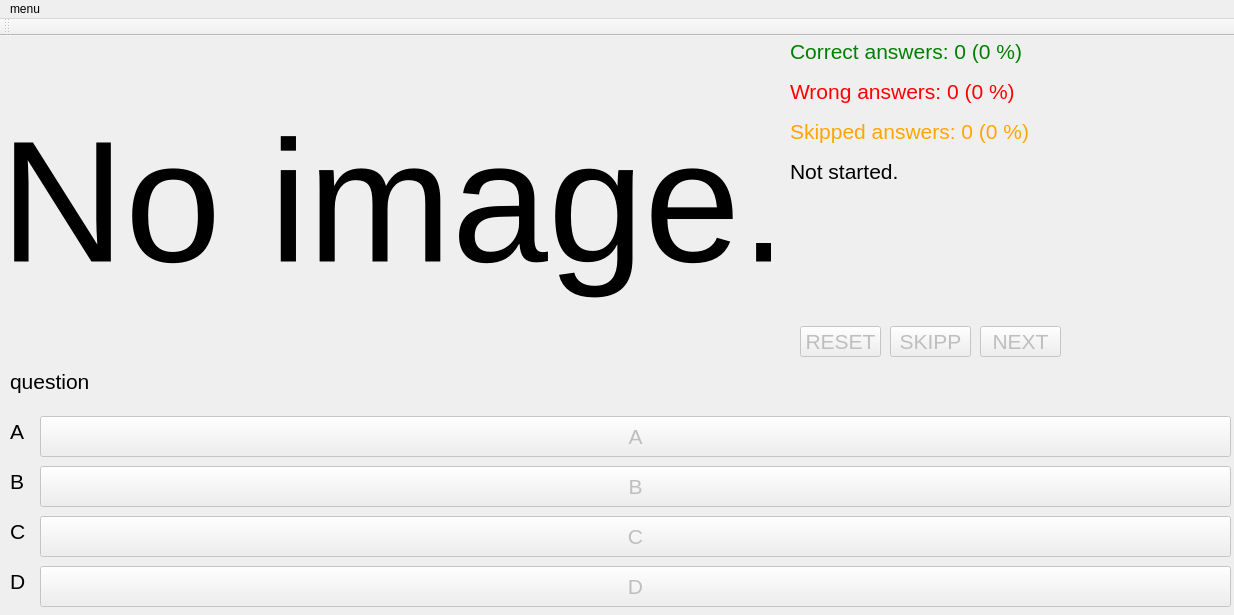
<?xml version="1.0" encoding="UTF-8"?>
<ui version="4.0">
 <class>MainWindow</class>
 <widget class="QMainWindow" name="MainWindow">
  <property name="geometry">
   <rect>
    <x>0</x>
    <y>0</y>
    <width>1234</width>
    <height>615</height>
   </rect>
  </property>
  <property name="windowTitle">
   <string>Quizzes 1.0</string>
  </property>
  <property name="styleSheet">
   <string notr="true"/>
  </property>
  <widget class="QWidget" name="centralWidget">
   <widget class="QLabel" name="correctAnswersLabel">
    <property name="geometry">
     <rect>
      <x>790</x>
      <y>0</y>
      <width>441</width>
      <height>31</height>
     </rect>
    </property>
    <property name="font">
     <font>
      <pointsize>16</pointsize>
     </font>
    </property>
    <property name="styleSheet">
     <string notr="true">color: green;</string>
    </property>
    <property name="text">
     <string>Correct answers: 0 (0 %)</string>
    </property>
   </widget>
   <widget class="QLabel" name="wrongAnswersLabel">
    <property name="geometry">
     <rect>
      <x>790</x>
      <y>40</y>
      <width>441</width>
      <height>31</height>
     </rect>
    </property>
    <property name="font">
     <font>
      <pointsize>16</pointsize>
     </font>
    </property>
    <property name="styleSheet">
     <string notr="true">color: red;</string>
    </property>
    <property name="text">
     <string>Wrong answers: 0 (0 %)</string>
    </property>
   </widget>
   <widget class="QLabel" name="skippedAnswersLabel">
    <property name="geometry">
     <rect>
      <x>790</x>
      <y>80</y>
      <width>441</width>
      <height>31</height>
     </rect>
    </property>
    <property name="font">
     <font>
      <pointsize>16</pointsize>
     </font>
    </property>
    <property name="styleSheet">
     <string notr="true">color: orange;</string>
    </property>
    <property name="text">
     <string>Skipped answers: 0 (0 %)</string>
    </property>
   </widget>
   <widget class="QPushButton" name="answerAButton">
    <property name="enabled">
     <bool>false</bool>
    </property>
    <property name="geometry">
     <rect>
      <x>40</x>
      <y>380</y>
      <width>1191</width>
      <height>41</height>
     </rect>
    </property>
    <property name="font">
     <font>
      <pointsize>16</pointsize>
     </font>
    </property>
    <property name="text">
     <string>A</string>
    </property>
   </widget>
   <widget class="QLabel" name="questionLabel">
    <property name="geometry">
     <rect>
      <x>10</x>
      <y>330</y>
      <width>1211</width>
      <height>31</height>
     </rect>
    </property>
    <property name="font">
     <font>
      <pointsize>16</pointsize>
     </font>
    </property>
    <property name="text">
     <string>question</string>
    </property>
   </widget>
   <widget class="QPushButton" name="answerBButton">
    <property name="enabled">
     <bool>false</bool>
    </property>
    <property name="geometry">
     <rect>
      <x>40</x>
      <y>430</y>
      <width>1191</width>
      <height>41</height>
     </rect>
    </property>
    <property name="font">
     <font>
      <pointsize>16</pointsize>
     </font>
    </property>
    <property name="text">
     <string>B</string>
    </property>
   </widget>
   <widget class="QPushButton" name="answerCButton">
    <property name="enabled">
     <bool>false</bool>
    </property>
    <property name="geometry">
     <rect>
      <x>40</x>
      <y>480</y>
      <width>1191</width>
      <height>41</height>
     </rect>
    </property>
    <property name="font">
     <font>
      <pointsize>16</pointsize>
     </font>
    </property>
    <property name="text">
     <string>C</string>
    </property>
   </widget>
   <widget class="QPushButton" name="answerDButton">
    <property name="enabled">
     <bool>false</bool>
    </property>
    <property name="geometry">
     <rect>
      <x>40</x>
      <y>530</y>
      <width>1191</width>
      <height>41</height>
     </rect>
    </property>
    <property name="font">
     <font>
      <pointsize>16</pointsize>
     </font>
    </property>
    <property name="text">
     <string>D</string>
    </property>
   </widget>
   <widget class="QPushButton" name="resetButton">
    <property name="enabled">
     <bool>false</bool>
    </property>
    <property name="geometry">
     <rect>
      <x>800</x>
      <y>290</y>
      <width>81</width>
      <height>31</height>
     </rect>
    </property>
    <property name="font">
     <font>
      <pointsize>16</pointsize>
     </font>
    </property>
    <property name="text">
     <string>RESET</string>
    </property>
   </widget>
   <widget class="QPushButton" name="skippButton">
    <property name="enabled">
     <bool>false</bool>
    </property>
    <property name="geometry">
     <rect>
      <x>890</x>
      <y>290</y>
      <width>81</width>
      <height>31</height>
     </rect>
    </property>
    <property name="font">
     <font>
      <pointsize>16</pointsize>
     </font>
    </property>
    <property name="text">
     <string>SKIPP</string>
    </property>
   </widget>
   <widget class="QPushButton" name="nextButton">
    <property name="enabled">
     <bool>false</bool>
    </property>
    <property name="geometry">
     <rect>
      <x>980</x>
      <y>290</y>
      <width>81</width>
      <height>31</height>
     </rect>
    </property>
    <property name="font">
     <font>
      <pointsize>16</pointsize>
     </font>
    </property>
    <property name="text">
     <string>NEXT</string>
    </property>
   </widget>
   <widget class="QLabel" name="statusLabel">
    <property name="geometry">
     <rect>
      <x>790</x>
      <y>120</y>
      <width>241</width>
      <height>31</height>
     </rect>
    </property>
    <property name="font">
     <font>
      <pointsize>16</pointsize>
     </font>
    </property>
    <property name="styleSheet">
     <string notr="true"/>
    </property>
    <property name="text">
     <string>Not started.</string>
    </property>
   </widget>
   <widget class="QLabel" name="pictureLabel">
    <property name="geometry">
     <rect>
      <x>0</x>
      <y>0</y>
      <width>771</width>
      <height>331</height>
     </rect>
    </property>
    <property name="font">
     <font>
      <pointsize>130</pointsize>
     </font>
    </property>
    <property name="text">
     <string>No image.</string>
    </property>
   </widget>
   <widget class="QLabel" name="AAnswerLabel">
    <property name="geometry">
     <rect>
      <x>10</x>
      <y>380</y>
      <width>16</width>
      <height>31</height>
     </rect>
    </property>
    <property name="font">
     <font>
      <pointsize>16</pointsize>
     </font>
    </property>
    <property name="text">
     <string>A</string>
    </property>
   </widget>
   <widget class="QLabel" name="BAnswerLabel">
    <property name="geometry">
     <rect>
      <x>10</x>
      <y>430</y>
      <width>16</width>
      <height>31</height>
     </rect>
    </property>
    <property name="font">
     <font>
      <pointsize>16</pointsize>
     </font>
    </property>
    <property name="text">
     <string>B</string>
    </property>
   </widget>
   <widget class="QLabel" name="CAnswerLabel">
    <property name="geometry">
     <rect>
      <x>10</x>
      <y>480</y>
      <width>16</width>
      <height>31</height>
     </rect>
    </property>
    <property name="font">
     <font>
      <pointsize>16</pointsize>
     </font>
    </property>
    <property name="text">
     <string>C</string>
    </property>
   </widget>
   <widget class="QLabel" name="DAnswerLabel">
    <property name="geometry">
     <rect>
      <x>10</x>
      <y>530</y>
      <width>16</width>
      <height>31</height>
     </rect>
    </property>
    <property name="font">
     <font>
      <pointsize>16</pointsize>
     </font>
    </property>
    <property name="text">
     <string>D</string>
    </property>
   </widget>
  </widget>
  <widget class="QMenuBar" name="menuBar">
   <property name="geometry">
    <rect>
     <x>0</x>
     <y>0</y>
     <width>1234</width>
     <height>21</height>
    </rect>
   </property>
   <widget class="QMenu" name="menumenu">
    <property name="styleSheet">
     <string notr="true">color: black;
</string>
    </property>
    <property name="title">
     <string>menu</string>
    </property>
    <addaction name="actionLoadQuiz"/>
    <addaction name="separator"/>
    <addaction name="actionAbout"/>
   </widget>
   <addaction name="menumenu"/>
  </widget>
  <widget class="QToolBar" name="mainToolBar">
   <attribute name="toolBarArea">
    <enum>TopToolBarArea</enum>
   </attribute>
   <attribute name="toolBarBreak">
    <bool>false</bool>
   </attribute>
  </widget>
  <action name="actionLoadQuiz">
   <property name="text">
    <string>Load quiz (Ctrl+O)</string>
   </property>
  </action>
  <action name="actionAbout">
   <property name="text">
    <string>About</string>
   </property>
  </action>
 </widget>
 <layoutdefault spacing="6" margin="11"/>
 <resources/>
 <connections/>
</ui>
